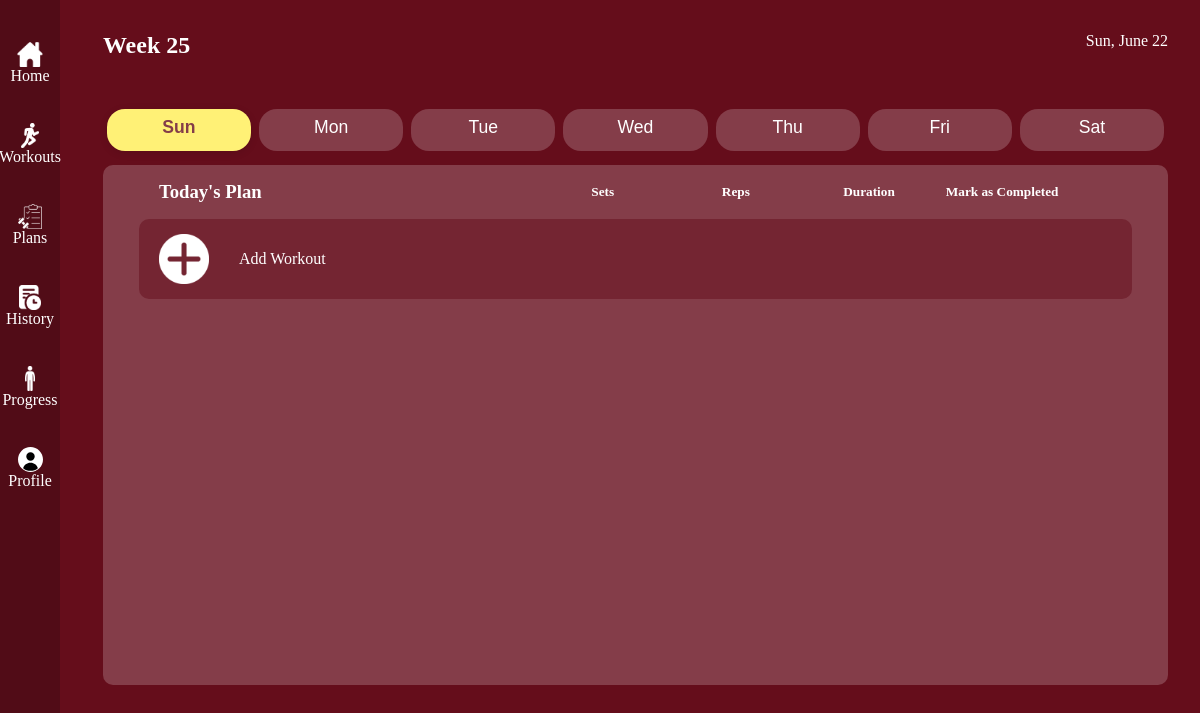
Page /plans.php?day=Sun (signed in) on the earlier database version.
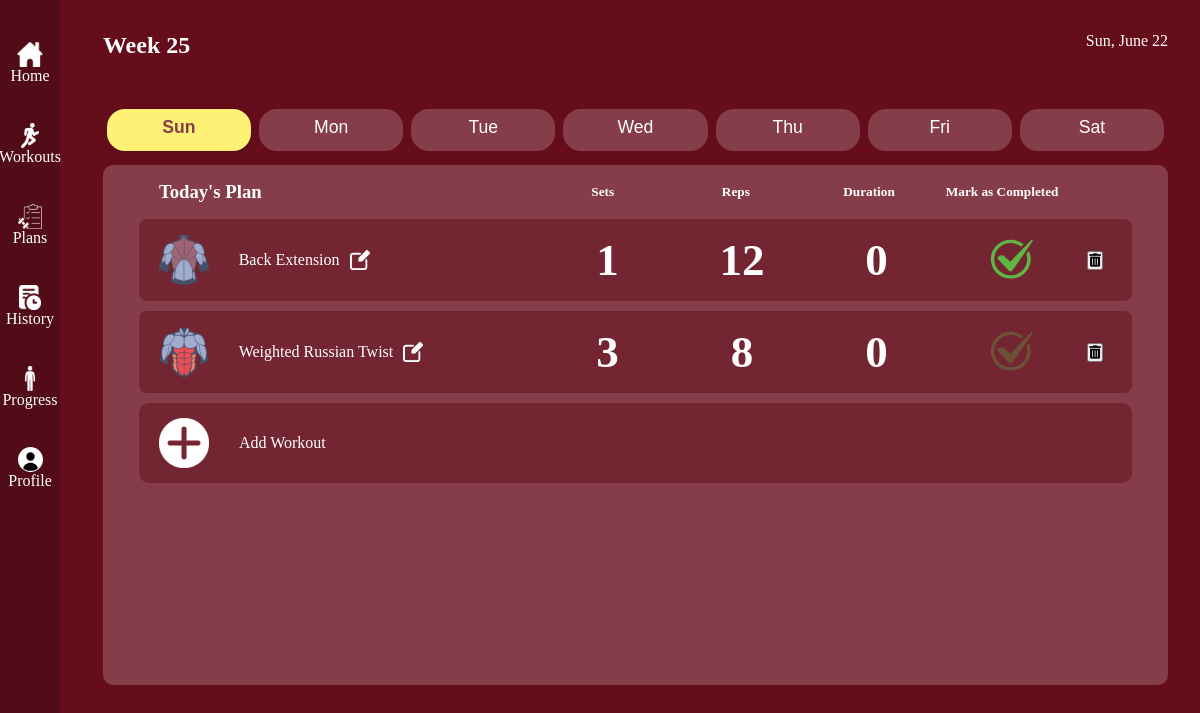
Same page on the later database version.
### tables this page shows
CREATE TABLE `workout_plan` (
  `id` int(11) NOT NULL,
  `user_id` int(11) NOT NULL,
  `workout_day` varchar(20) NOT NULL,
  `exercise_name` varchar(100) NOT NULL,
  `sets` int(11) NOT NULL,
  `reps` int(11) NOT NULL DEFAULT 0,
  `duration` int(11) NOT NULL DEFAULT 0,
  `completed` tinyint(1) NOT NULL DEFAULT 0
);

CREATE TABLE `workouts` (
  `id` int(11) NOT NULL,
  `name` varchar(255) NOT NULL,
  `image_url` varchar(255) DEFAULT NULL,
  `image_url2` varchar(255) DEFAULT NULL,
  `focus` varchar(35) NOT NULL,
  `equipment` varchar(255) DEFAULT NULL,
  `reps` varchar(25) NOT NULL DEFAULT '0',
  `duration` varchar(25) DEFAULT '0',
  `sets` varchar(25) DEFAULT NULL
);

### plans.php (the view, shortened to what this page needs)
<?php
include("database.php");
$currentDay = $_GET['day'] ?? date('D');
$stmt = $conn->prepare("
    SELECT wp.*, w.focus
    FROM workout_plan wp
    JOIN workouts w ON wp.exercise_name = w.name
    WHERE wp.workout_day = ?
");
$stmt->bind_param("s", $currentDay);
$stmt->execute();
$result = $stmt->get_result();
$workouts = [];
while ($row = $result->fetch_assoc()) {
    $workouts[] = $row;
}
$today = new DateTime();
$weekNumber = $today->format('W');
$dayName = $today->format('D');
$monthName = $today->format('F');
$dayOfMonth = $today->format('j');
$validDays = ['Sun', 'Mon', 'Tue', 'Wed', 'Thu', 'Fri', 'Sat'];
if (isset($_GET['day']) && in_array($_GET['day'], $validDays)) {
    $dayName = $_GET['day'];
    $today = new DateTime();
    if ($today->format('D') !== $dayName) {
        $today->modify('next ' . $dayName);
    }
    $monthName = $today->format('F');
    $dayOfMonth = $today->format('j');
}
$pageId = "plans";
include 'includes/header.php';
?>
<div id="plans">
    <section class="date-header">
        <h2>Week <?= $weekNumber ?></h2>
        <div class="date-plan"><?= $dayName ?>, <?= $monthName ?> <?= $dayOfMonth ?></div>
    </section>
    <div class="day-tabs">
        <button class="day-tab<?= $currentDay == 'Sun' ? ' selected' : '' ?>" onclick="changeDay('Sun')"><p>Sun</p></button>
        <button class="day-tab<?= $currentDay == 'Mon' ? ' selected' : '' ?>" onclick="changeDay('Mon')"><p>Mon</p></button>
        <button class="day-tab<?= $currentDay == 'Tue' ? ' selected' : '' ?>" onclick="changeDay('Tue')"><p>Tue</p></button>
        <button class="day-tab<?= $currentDay == 'Wed' ? ' selected' : '' ?>" onclick="changeDay('Wed')"><p>Wed</p></button>
        <button class="day-tab<?= $currentDay == 'Thu' ? ' selected' : '' ?>" onclick="changeDay('Thu')"><p>Thu</p></button>
        <button class="day-tab<?= $currentDay == 'Fri' ? ' selected' : '' ?>" onclick="changeDay('Fri')"><p>Fri</p></button>
        <button class="day-tab<?= $currentDay == 'Sat' ? ' selected' : '' ?>" onclick="changeDay('Sat')"><p>Sat</p></button>
    </div>
    <section id="workout-plan" >
        <div class="head">
            <h3>Today's Plan</h3>
            <div class="label">
                <h5>Sets</h5>
                <h5>Reps</h5>
                <h5>Duration</h5>
                <h5>Mark as Completed</h5>
            </div>
        </div>
        <div class="workouts-plan">
            <?php foreach ($workouts as $workout): ?>
                <div class="workout"
                    data-id="<?= $workout['id'] ?>"
                    data-name="<?= $workout['exercise_name'] ?>"
                    data-sets="<?= $workout['sets'] ?>"
                    data-reps="<?= $workout['reps'] ?>"
                    data-duration="<?= $workout['duration'] ?>"
                >
                    <div class="name">
                        <img src="assets/images/<?= $workout['focus'] ?>-icon.png" alt="<?= $workout['exercise_name'] ?>">
                        <div class="with-edit">
                            <p><?= ucfirst($workout['exercise_name']) ?></p>
                            <img
                                src="assets/images/edit-icon.webp"
                                alt="Edit"
                                class="edit-button"
                                data-id="<?= $workout['id'] ?>"
                                data-sets="<?= $workout['sets'] ?>"
                                data-reps="<?= $workout['reps'] ?>"
                                data-duration="<?= $workout['duration'] ?>"
                                style="height: 20px; margin-left: 10px; cursor: pointer; filter: invert(100%);"
                            >
                        </div>
                    </div>
                    <div class="data">
                        <div class="sets"><?= $workout['sets'] ?></div>
                        <div class="reps"><?= $workout['reps'] ?></div>
                        <div class="duration"><?= $workout['duration'] ?></div>
                        <div class="done">
                            <form method="POST" action="plans.php">
                                <button type="submit" class="completed-button" style="background:none; border:none;">
                                    <?php if ($workout['completed']): ?>
                                        <img src="assets/images/check-icon.svg" alt="Completed" style="height: 40px;">
                                    <?php else: ?>
                                        <img src="assets/images/check-icon.svg" alt="Not Completed" style="height: 40px; opacity: 0.3;">
                                    <?php endif; ?>
                                </button>
                            </form>
                        </div>
                        <div class="delete">
                            <form method="POST" action="plans.php" onsubmit="return confirm('Are you sure you want to delete this workout?');">
                                <button type="submit" class="delete-button">
                                    <i class="fas fa-trash-alt"></i>
                                </button>
                            </form>
                        </div>
                    </div>
                </div>
            <?php endforeach; ?>
            <div class="add">
                <img src="assets/images/add-icon.webp" style="height: 50px; filter: invert(100%);" alt="Add Workout">
                <p>Add Workout</p>
            </div>
        </div>
    </section>
</div>
<?php include 'includes/footer.php'; ?>

### includes/header.php (shortened to what this page needs)
<!DOCTYPE html>
<html lang="en">
<head>
    <link rel="stylesheet" href="assets/styles/style.css">
    <link rel="stylesheet" href="https://cdnjs.cloudflare.com/ajax/libs/font-awesome/5.15.3/css/all.min.css">
</head>
<body id="<?php echo $pageId ?? ''; ?>">
<div class="nav">
    <ul>
        <li>
            <a href="home.php">
                <div>
                    <img src="assets/images/home-icon.webp" alt="">
                    <p>Home</p>
                </div>
            </a>
        </li>
        <li>
            <a href="workouts.php">
                <div>
                    <img src="assets/images/workouts-icon.webp" alt="">
                    <p>Workouts</p>
                </div>
            </a>
        </li>
        <li>
            <a href="plans.php">
                <div>
                    <img src="assets/images/plans-icon.webp" alt="">
                    <p>Plans</p>
                </div>
            </a>
        </li>
        <li>
            <a href="history.php">
                <div>
                    <img src="assets/images/history-icon.webp" alt="">
                    <p>History</p>
                </div>
            </a>
        </li>
        <li>
            <a href="progress.php">
                <div>
                    <img src="assets/images/progress-icon.webp" alt="">
                    <p>Progress</p>
                </div>
            </a>
        </li>
        <li>
            <a href="profile.html">
                <div>
                    <img src="assets/images/profile-icon.svg" alt="">
                    <p>Profile</p>
                </div>
            </a>
        </li>
    </ul>
</div>

### includes/footer.php (shortened to what this page needs)
</body>
</html>

### assets/styles/style.css (style rules this page uses)
* { margin: 0; padding: 0; box-sizing: border-box; }
body { height: 100vh; width: 100vw; background-color: #650d1b; display: flex; color: white; }
.nav { position: fixed; display: flex; flex-direction: column; background-color: #510c17; width: 5%; height: 100%; left: 0; padding-top: 2rem; }
.nav ul { list-style-type: none; padding: 0; }
.nav ul li { display: inline; margin-right: 20px; }
.nav ul li a { text-decoration: none; color: #fff; }
.nav ul li a div { display: flex; flex-direction: column; align-items: center; padding: 10px; }
.nav img { width: auto; height: 25px; filter: invert(100%); }
#plans { height: 100%; width: 100%; display: flex; flex-direction: column; padding-left: 3%; }
.date-header { display: flex; justify-content: space-between; padding: 2rem; color: white; }
.day-tabs { width: 100%; display: flex; justify-content: center; margin: 18px 0 24px 0; padding: 0 2rem; }
.day-tab { width: 100%; background: #843d49; color: #fff; border: none; border-radius: 18px; margin: 0 4px; padding: 8px 18px; font-size: 1.1rem; font-weight: 500; cursor: pointer; transition: background 0.2s, color 0.2s, box-shadow 0.2s; outline: none; }
.day-tab.selected { background: #fff176; color: #843d49; box-shadow: 0 2px 8px rgba(0,0,0,0.10); font-weight: bold; }
.day-tab p { padding-bottom: 5px; }
#workout-plan { height: 65vh; background-color: #843D49; border-radius: 10px; color: white; margin: -10px 2rem 0 2rem; padding: 1rem; }
#workout-plan .head { display: grid; grid-template-columns: 40% 60%; padding: 0 50px 1rem 40px; align-items: center; }
#workout-plan .label { display: grid; grid-template-columns: 1fr 1fr 1fr 1fr 0.25fr; place-items: center; font-weight: bold; align-items: flex-end; }
.workouts-plan { width: 100%; display: flex; flex-direction: column; gap: 10px; padding: 0 20px; max-height: 350px; overflow: auto; }
.workout { display: grid; grid-template-columns: 40% 60%; align-items: center; background-color: #742532; padding: 15px 20px; border-radius: 8px; }
.name { display: flex; align-items: center; gap: 30px; }
.with-edit { display: flex; align-items: center; }
.name img { width: auto; height: 50px; }
.data { display: grid; grid-template-columns: 1fr 1fr 1fr 1fr 0.25fr; place-items: center; }
.data form { display: flex; justify-content: center; align-items: center; margin-top: 0px; }
.add { display: flex; justify-content: flex-start; align-items: center; background-color: #742532; color: white; border-radius: 10px; padding: 15px 20px; transition: background 0.2s, color 0.2s; gap: 30px; }
.data { height: 70%; align-content: center; font-weight: 700; font-size: 45px; }

Differences in the rows shown:
added workout_plan: workouts.focus (picture), exercise_name "Back Extension", sets "1", reps "12", duration "0", completed 1 (drawn)
added workout_plan: workouts.focus (picture), exercise_name "Weighted Russian Twist", sets "3", reps "8", duration "0", completed 0 (drawn)
